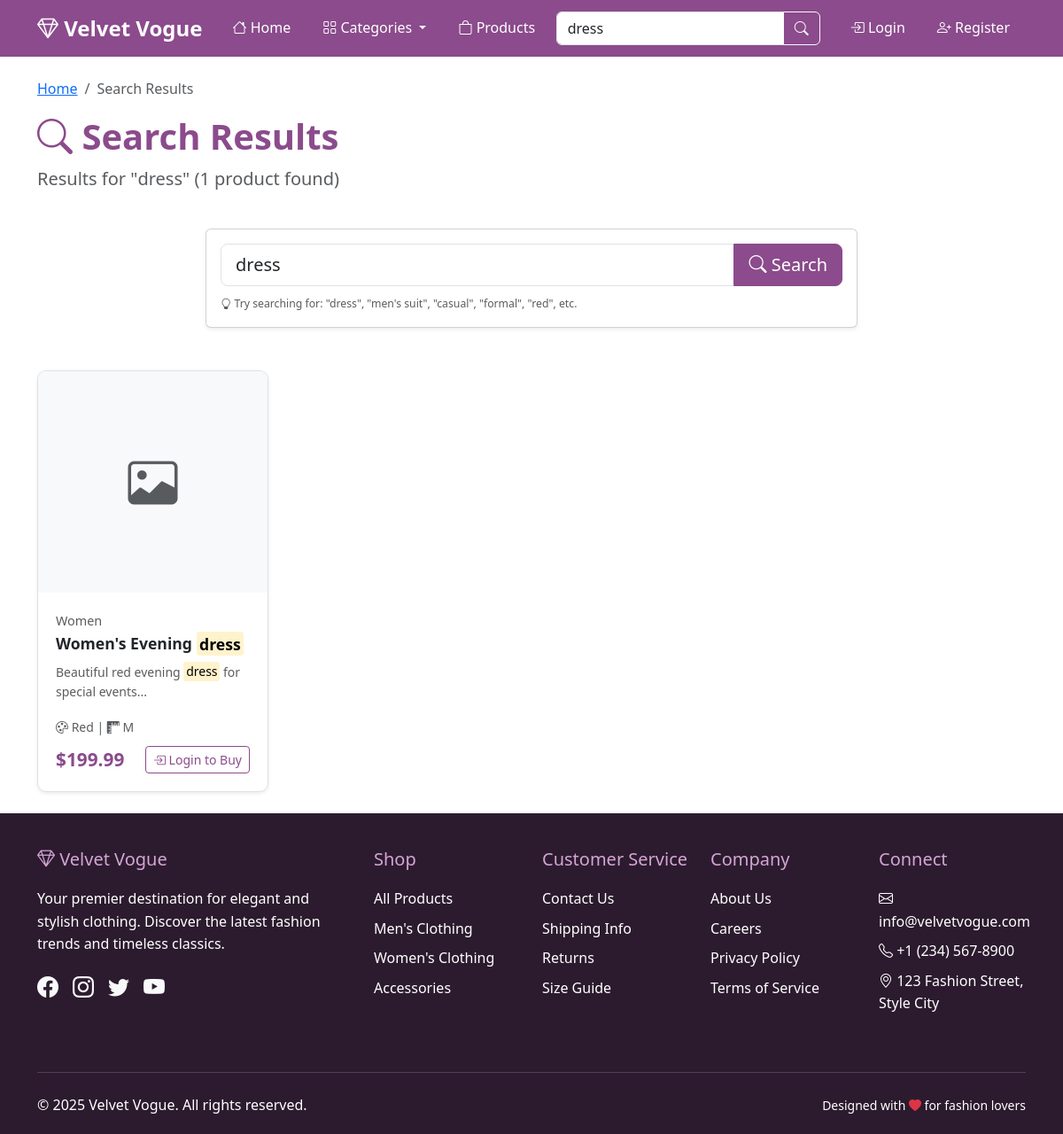
Page /search.php?q=dress on the committed database.
### tables this page shows
CREATE TABLE products (
    product_id INT AUTO_INCREMENT PRIMARY KEY,
    category_id INT NOT NULL,
    product_name VARCHAR(200) NOT NULL,
    description TEXT,
    price DECIMAL(10, 2) NOT NULL,
    size ENUM('XS', 'S', 'M', 'L', 'XL', 'XXL') DEFAULT 'M',
    color VARCHAR(50),
    image_path VARCHAR(255),
    stock_quantity INT DEFAULT 0,
    created_at TIMESTAMP DEFAULT CURRENT_TIMESTAMP,
    FOREIGN KEY (category_id) REFERENCES categories(category_id) ON DELETE CASCADE
);

CREATE TABLE categories (
    category_id INT AUTO_INCREMENT PRIMARY KEY,
    category_name VARCHAR(100) NOT NULL UNIQUE
);

### includes/products.php (called while the page is built, shortened)
<?php
function searchProducts($search_term)
{
    try {
        $pdo = getDatabaseConnection();
        $search_term = "%$search_term%";
        $stmt = $pdo->prepare("SELECT p.*, c.category_name
                              FROM products p
                              JOIN categories c ON p.category_id = c.category_id
                              WHERE p.product_name LIKE ? OR p.description LIKE ?
                              ORDER BY p.created_at DESC");
        $stmt->execute([$search_term, $search_term]);
        return $stmt->fetchAll();
    } catch (PDOException $e) {
        error_log("Error searching products: " . $e->getMessage());
        return [];
    }
}

### includes/auth.php (called while the page is built, shortened)
<?php
function isLoggedIn() {
    return isset($_SESSION['logged_in']) && $_SESSION['logged_in'] === true;
}
?>

### search.php (the view, shortened to what this page needs)
<?php
require_once 'includes/products.php';
$search_query = trim($_GET['q'] ?? '');
require_once 'includes/header.php';
$products = [];
if ($search_query) {
    $products = searchProducts($search_query);
}
?>
<div class="container py-4">
    <div class="row mb-4">
        <div class="col-12">
            <nav aria-label="breadcrumb">
                <ol class="breadcrumb">
                    <li class="breadcrumb-item"><a href="index.php">Home</a></li>
                    <li class="breadcrumb-item active">Search Results</li>
                </ol>
            </nav>
            <?php if ($search_query): ?>
                <h1 class="display-6 fw-bold text-primary-custom">
                    <i class="bi bi-search"></i> Search Results
                </h1>
                <p class="lead text-muted">
                    Results for "<strong><?php echo htmlspecialchars($search_query); ?></strong>"
                    (<?php echo count($products); ?> product<?php echo count($products) !== 1 ? 's' : ''; ?> found)
                </p>
            <?php endif; ?>
        </div>
    </div>
    <div class="row mb-5">
        <div class="col-lg-8 mx-auto">
            <div class="card shadow-sm">
                <div class="card-body">
                    <form method="GET" action="search.php">
                        <div class="input-group input-group-lg">
                            <input type="text"
                                   class="form-control"
                                   name="q"
                                   placeholder="Search for products, categories, colors..."
                                   value="<?php echo htmlspecialchars($search_query); ?>"
                                   required>
                            <button class="btn btn-primary-custom" type="submit">
                                <i class="bi bi-search"></i> Search
                            </button>
                        </div>
                        <div class="form-text mt-2">
                            <small class="text-muted">
                                <i class="bi bi-lightbulb"></i>
                                Try searching for: "dress", "men's suit", "casual", "formal", "red", etc.
                            </small>
                        </div>
                    </form>
                </div>
            </div>
        </div>
    </div>
    <?php if ($search_query): ?>
        <?php if (!empty($products)): ?>
            <div class="row g-4">
                <?php foreach ($products as $product): ?>
                    <div class="col-lg-3 col-md-6">
                        <div class="product-card card h-100 shadow-sm">
                            <div class="position-relative">
                                <?php if ($product['image_path'] && file_exists('uploads/' . $product['image_path'])): ?>
                                    <img src="uploads/<?php echo htmlspecialchars($product['image_path']); ?>"
                                         class="product-image card-img-top"
                                         alt="<?php echo htmlspecialchars($product['product_name']); ?>">
                                <?php else: ?>
                                    <div class="product-image card-img-top d-flex align-items-center justify-content-center bg-light">
                                        <i class="bi bi-image display-4 text-muted"></i>
                                    </div>
                                <?php endif; ?>
                            </div>
                            <div class="product-card-body card-body d-flex flex-column">
                                <div class="product-category text-muted small mb-1">
                                    <?php echo htmlspecialchars($product['category_name']); ?>
                                </div>
                                <h5 class="product-title card-title">
                                    <a href="product-detail.php?id=<?php echo $product['product_id']; ?>"
                                       class="text-decoration-none text-dark">
                                        <?php
                                        $highlighted_name = str_ireplace(
                                            $search_query,
                                            '<mark>' . htmlspecialchars($search_query) . '</mark>',
                                            htmlspecialchars($product['product_name'])
                                        );
                                        echo $highlighted_name;
                                        ?>
                                    </a>
                                </h5>
                                <p class="card-text text-muted small flex-grow-1">
                                    <?php
                                    $description = substr($product['description'], 0, 100) . '...';
                                    $highlighted_description = str_ireplace(
                                        $search_query,
                                        '<mark>' . htmlspecialchars($search_query) . '</mark>',
                                        htmlspecialchars($description)
                                    );
                                    echo $highlighted_description;
                                    ?>
                                </p>
                                <div class="product-details mb-2">
                                    <small class="text-muted">
                                        <i class="bi bi-palette"></i>
                                        <?php
                                        $highlighted_color = str_ireplace(
                                            $search_query,
                                            '<mark>' . htmlspecialchars($search_query) . '</mark>',
                                            htmlspecialchars($product['color'])
                                        );
                                        echo $highlighted_color;
                                        ?> |
                                        <i class="bi bi-rulers"></i> <?php echo htmlspecialchars($product['size']); ?>
                                    </small>
                                </div>
                                <div class="d-flex justify-content-between align-items-center mt-auto">
                                    <div class="product-price h5 mb-0 text-primary-custom fw-bold">
                                        $<?php echo number_format($product['price'], 2); ?>
                                    </div>
                                    <?php if ($product['stock_quantity'] > 0): ?>
                                        <?php if (isLoggedIn()): ?>
                                            <button class="btn btn-primary-custom btn-sm add-to-cart-btn"
                                                    data-product-id="<?php echo $product['product_id']; ?>">
                                                <i class="bi bi-cart-plus"></i> Add to Cart
                                            </button>
                                        <?php else: ?>
                                            <a href="login.php" class="btn btn-outline-primary-custom btn-sm">
                                                <i class="bi bi-box-arrow-in-right"></i> Login to Buy
                                            </a>
                                        <?php endif; ?>
                                    <?php else: ?>
                                        <button class="btn btn-secondary btn-sm" disabled>
                                            <i class="bi bi-x-circle"></i> Out of Stock
                                        </button>
                                    <?php endif; ?>
                                </div>
                            </div>
                        </div>
                    </div>
                <?php endforeach; ?>
            </div>
        <?php endif; ?>
    <?php endif; ?>
</div>
<?php require_once 'includes/footer.php'; ?>

### css/style.css (style rules this page uses)
:root { --primary-color: #8B4B8C; --secondary-color: #D4A5D6; --accent-color: #F8E8F9; --dark-color: #2C1B2E; --light-color: #FFFFFF; --text-color: #333333; --border-color: #E0E0E0; --success-color: #28a745; --danger-color: #dc3545; --warning-color: #ffc107; }
body { font-family: 'Segoe UI', Tahoma, Geneva, Verdana, sans-serif; color: var(--text-color); line-height: 1.6; }
.text-primary-custom { color: var(--primary-color) !important; }
.btn-primary-custom { background-color: var(--primary-color); border-color: var(--primary-color); color: var(--light-color); }
.btn-outline-primary-custom { color: var(--primary-color); border-color: var(--primary-color); }
.product-card { border: 1px solid var(--border-color); border-radius: 10px; overflow: hidden; transition: transform 0.3s ease, box-shadow 0.3s ease; height: 100%; }
.product-image { width: 100%; height: 250px; object-fit: cover; background-color: var(--accent-color); }
.product-card-body { padding: 20px; }
.product-title { font-size: 1.1rem; font-weight: 600; margin-bottom: 10px; color: var(--text-color); }
.product-price { font-size: 1.3rem; font-weight: bold; color: var(--primary-color); margin-bottom: 15px; }
.product-category { font-size: 0.9rem; color: #666; margin-bottom: 10px; }

### search.php (style rules this page uses)
mark { background-color: #fff3cd; padding: 0.1em 0.2em; border-radius: 0.2em; }

### rows in the picture
products: category.category_name "Women", product_name "Women's Evening dress", description "Beautiful red evening dress for special events...", color "Red", size "M", price "199.99", stock_quantity "Login to Buy"

### other values in the picture
$search_query "dress"
count($products) "1"
